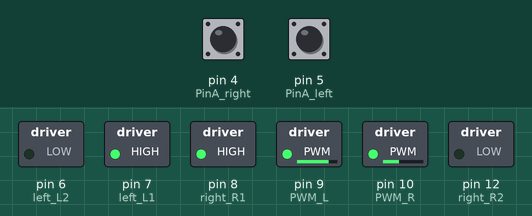
This sketch was run on a simulated Arduino Uno, built with avr-gcc and run on an emulated ATmega328P. Shown: switched loads named in the sketch (green lamp = pin HIGH). Inputs (shaded band) come from the test bench; at power-on: pin 4 (PinA_right) LOW, pin 5 (PinA_left) LOW. What the sketch prints to the serial monitor is not drawn.

Above: at 0.1 s.
Timing chart, 0 to 1.6 s (numbered marks = the images above):
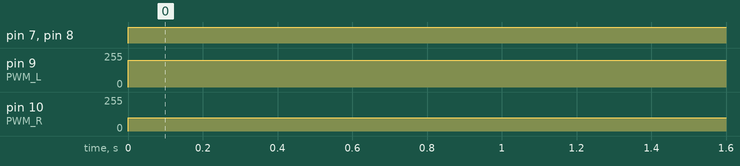

Measured:
- by itself, pin 7 (left_L1), pin 8 (right_R1): LOW → HIGH at 0.00 s
- by itself, pin 9 (PWM_L): 0/255 → 200/255 at 0.00 s
- by itself, pin 10 (PWM_R): 0/255 → 100/255 at 0.00 s

The sketch:

hall_encoder.ino
```cpp
//TB6612引脚定义
const int right_R1=8;
const int right_R2=12;
const int PWM_R=10;
const int left_L1=7;
const int left_L2=6;
const int PWM_L=9;

const int PinA_left = 5;    //定义检测左电机脉冲的引脚为D5
const int PinA_right = 4;    //定义检测右电机脉冲的引脚为D4

int times=0,newtime=0,d_time=100;   //时间，最新的时间，时间间隔
int valA=0,valB=0,flagA=0,flagB=0;    //变量valA和valB用于计算脉冲数

void setup()
{
  Serial.begin(9600);

  pinMode(right_R1,OUTPUT);    //TB6612的引脚都设置为输出
  pinMode(right_R2,OUTPUT);
  pinMode(PWM_R,OUTPUT);
  pinMode(left_L1,OUTPUT);
  pinMode(left_L2,OUTPUT);
  pinMode(PWM_L,OUTPUT);

  pinMode(PinA_left,INPUT);    //设置检测脉冲的引脚为输入状态
  pinMode(PinA_right,INPUT);

}

void loop()
{
  //两电机都正转
  digitalWrite(right_R1,HIGH);
  digitalWrite(right_R2,LOW);
  digitalWrite(left_L1,HIGH);
  digitalWrite(left_L2,LOW);
  analogWrite(PWM_R,100);   //写入PWM值0~255（速度）
  analogWrite(PWM_L,200);

  newtime=times=millis();     //使变量newtime和times都等于程序运行到这的时间
  while((newtime-times)<d_time)    //如果小于设定时间d_time，就一直循环
  {
    if(digitalRead(PinA_left)==HIGH&&flagA==0)   //如果检测到高电平
    {
      valA++;      //valA加1
      flagA=1;
    }
    if(digitalRead(PinA_left)==LOW&&flagA==1)    //如果检测到低电平
    {
      valA++;     //valA加1
      flagA=0;
    }

    if(digitalRead(PinA_right)==HIGH&&flagB==0)
    {
      valB++;
      flagB=1;
    }
    if(digitalRead(PinA_right)==LOW&&flagB==1)
    {
      valB++;
      flagB=0;
    }
    newtime=millis();        //newtime等于程序运行到这的时间
  }
  Serial.println(valA);      //打印出valA和B的值
  Serial.println(valB);
  valA=valB=0;             //置0
}
```
